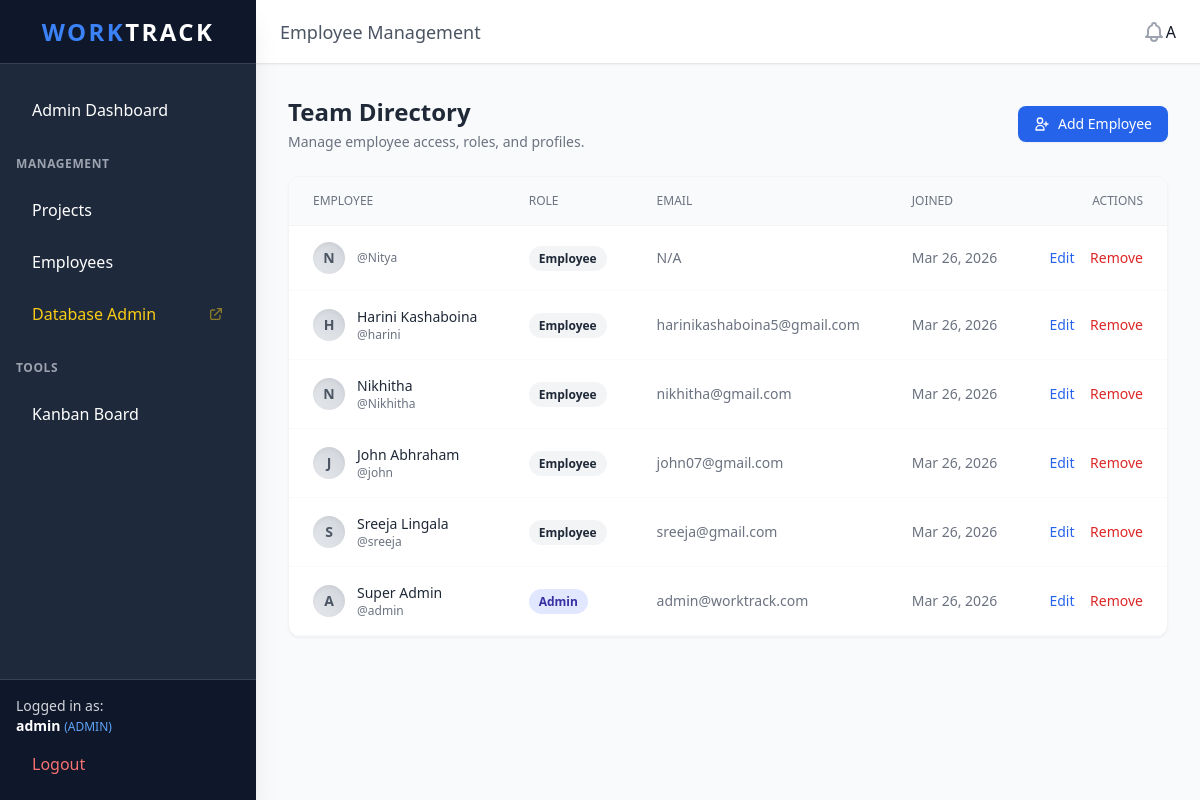
/employees/ (signed in), run on the app's committed database.
### core/models.py (models this page shows, shortened)
class User(AbstractUser):
    class Role(models.TextChoices):
        ADMIN = 'ADMIN', _('Admin')
        EMPLOYEE = 'EMPLOYEE', _('Employee')
    role = models.CharField(
        max_length=50,
        choices=Role.choices,
        default=Role.EMPLOYEE,
    )

### core/views.py (the view)
# urls.py: path('employees/', views.employee_list, name='employee_list'),
@login_required
def employee_list(request):
    from .models import User
    from django.shortcuts import redirect
    if request.user.role != 'ADMIN':
        return redirect('dashboard')
    employees = User.objects.all().order_by('-date_joined')
    return render(request, 'management/employee_list.html', {'employees': employees})

### core/context_processors.py (called while the page is built)
def unread_notifications(request):
    if request.user.is_authenticated:
        return {
            'notifications': request.user.notifications.filter(is_read=False).order_by('-created_at')[:5],
            'unread_count': request.user.notifications.filter(is_read=False).count()
        }
    return {}

### templates/management/employee_list.html (shortened to what this page needs)
{% extends 'base.html' %}
{% block header_title %}Employee Management{% endblock %}
{% block content %}
<div class="mb-6 flex justify-between items-center">
    <div>
        <h2 class="text-2xl font-bold text-gray-800">Team Directory</h2>
        <p class="text-gray-500 text-sm mt-1">Manage employee access, roles, and profiles.</p>
    </div>
    <a href="{% url 'admin:core_user_add' %}" class="bg-blue-600 hover:bg-blue-700 text-white px-4 py-2 rounded-lg text-sm font-medium shadow-sm flex items-center transition">
        <svg class="w-4 h-4 mr-2" fill="none" stroke="currentColor" viewBox="0 0 24 24"><path stroke-linecap="round" stroke-linejoin="round" stroke-width="2" d="M18 9v3m0 0v3m0-3h3m-3 0h-3m-2-5a4 4 0 11-8 0 4 4 0 018 0zM3 20a6 6 0 0112 0v1H3v-1z"></path></svg>
        Add Employee
    </a>
</div>
<div class="bg-white rounded-xl shadow-sm border border-gray-100 overflow-hidden">
    <div class="overflow-x-auto">
        <table class="w-full text-left text-sm text-gray-600">
            <thead class="text-xs text-gray-500 uppercase bg-gray-50 border-b border-gray-100">
                <tr>
                    <th class="px-6 py-4 font-medium">Employee</th>
                    <th class="px-6 py-4 font-medium">Role</th>
                    <th class="px-6 py-4 font-medium">Email</th>
                    <th class="px-6 py-4 font-medium">Joined</th>
                    <th class="px-6 py-4 font-medium text-right">Actions</th>
                </tr>
            </thead>
            <tbody>
                {% for emp in employees %}
                <tr class="border-b border-gray-50 hover:bg-gray-50 transition">
                    <td class="px-6 py-4">
                        <div class="flex items-center">
                            <div class="h-8 w-8 rounded-full bg-gradient-to-tr from-gray-200 to-gray-300 flex items-center justify-center text-gray-600 font-bold mr-3 shadow-inner">
                                {{ emp.username|make_list|first|upper }}
                            </div>
                            <div>
                                <p class="font-medium text-gray-800">{{ emp.first_name }} {{ emp.last_name }}</p>
                                <p class="text-xs text-gray-500">@{{ emp.username }}</p>
                            </div>
                        </div>
                    </td>
                    <td class="px-6 py-4">
                        {% if emp.role == 'ADMIN' %}
                        <span class="px-2.5 py-1 text-xs font-semibold bg-indigo-100 text-indigo-800 rounded-full">Admin</span>
                        {% else %}
                        <span class="px-2.5 py-1 text-xs font-semibold bg-gray-100 text-gray-800 rounded-full">Employee</span>
                        {% endif %}
                    </td>
                    <td class="px-6 py-4 text-gray-500">{{ emp.email|default:"N/A" }}</td>
                    <td class="px-6 py-4 text-gray-500">{{ emp.date_joined|date:"M d, Y" }}</td>
                    <td class="px-6 py-4 text-right">
                        {% if user.role == 'ADMIN' %}
                        <a href="{% url 'admin:core_user_change' emp.id %}" class="text-blue-600 hover:text-blue-900 font-medium mr-3">Edit</a>
                        <form action="{% url 'employee_delete' emp.id %}" method="post" class="inline" onsubmit="return confirm('Are you sure you want to completely remove this employee?');">
                            <button type="submit" class="text-red-600 hover:text-red-900 font-medium">Remove</button>
                        </form>
                        {% endif %}
                    </td>
                </tr>
                {% endfor %}
            </tbody>
        </table>
    </div>
</div>
{% endblock %}

### templates/base.html (shortened to what this page needs)
<!DOCTYPE html>
<html lang="en">
<head>
    <script src="https://cdn.tailwindcss.com"></script>
</head>
<body class="bg-gray-50 text-gray-900 min-h-screen flex">
    {% if user.is_authenticated %}
    <aside class="w-64 bg-[#1e293b] text-white flex flex-col hidden md:flex shadow-xl z-20">
        <div class="h-16 flex items-center justify-center font-bold text-2xl tracking-widest border-b border-gray-700 bg-[#0f172a]">
            <span class="text-blue-500">WORK</span>TRACK
        </div>
        <nav class="flex-1 px-4 py-6 space-y-2 overflow-y-auto">
            {% if user.role == 'ADMIN' %}
            <a href="{% url 'dashboard' %}" class="block px-4 py-2.5 rounded-lg transition-all duration-200 hover:bg-blue-600 hover:translate-x-1">Admin Dashboard</a>
            <div class="pt-4 pb-2 text-xs font-semibold text-gray-400 uppercase tracking-wider">Management</div>
            <a href="{% url 'project_list' %}" class="block px-4 py-2.5 rounded-lg transition-all duration-200 hover:bg-gray-700 hover:translate-x-1">Projects</a>
            <a href="{% url 'employee_list' %}" class="block px-4 py-2.5 rounded-lg transition-all duration-200 hover:bg-gray-700 hover:translate-x-1">Employees</a>
            <a href="{% url 'admin:index' %}" class="block px-4 py-2.5 rounded-lg transition-all duration-200 hover:bg-gray-700 hover:translate-x-1 text-yellow-400 flex items-center justify-between">
                <span>Database Admin</span>
                <svg class="w-4 h-4 opacity-50" fill="none" stroke="currentColor" viewBox="0 0 24 24"><path stroke-linecap="round" stroke-linejoin="round" stroke-width="2" d="M10 6H6a2 2 0 00-2 2v10a2 2 0 002 2h10a2 2 0 002-2v-4M14 4h6m0 0v6m0-6L10 14"></path></svg>
            </a>
            {% endif %}
            <div class="pt-4 pb-2 text-xs font-semibold text-gray-400 uppercase tracking-wider">Tools</div>
            <a href="{% url 'kanban' %}" class="block px-4 py-2.5 rounded-lg transition-all duration-200 hover:bg-gray-700 hover:translate-x-1">Kanban Board</a>
        </nav>
        <div class="p-4 border-t border-gray-700 bg-[#0f172a]">
            <div class="mb-2 text-sm text-gray-300">Logged in as:<br><strong class="text-white">{{ user.username }}</strong> <span class="text-xs text-blue-400">({{ user.role }})</span></div>
            <form method="post" action="{% url 'logout' %}">
                <button type="submit" class="w-full text-left px-4 py-2 text-red-400 hover:text-white transition-colors duration-200 rounded-lg hover:bg-red-600/80">Logout</button>
            </form>
        </div>
    </aside>
    {% endif %}
    <main class="flex-1 flex flex-col h-screen overflow-hidden">
        {% if user.is_authenticated %}
        <header class="h-16 bg-white shadow-sm border-b border-gray-200 flex items-center justify-between px-6 z-10">
            <div class="hidden md:block font-medium text-gray-600 text-lg">
                {% block header_title %}Dashboard{% endblock %}
            </div>
            <div class="flex items-center space-x-5">
                <div class="relative group">
                    <button class="text-gray-400 hover:text-blue-600 transition relative focus:outline-none py-2">
                    </button>
                </div>
                    {{ user.username|make_list|first|upper }}
                </div>
        </header>
        {% endif %}
        <div class="flex-1 overflow-auto p-4 md:p-8 transition-all bg-gray-50 relative">
            {% block content %}{% endblock %}
        </div>
    </main>
</body>
</html>

### data on the page
User: username "admin", role "ADMIN", username|make_list "A", first_name "Super", last_name "Admin", email "admin@worktrack.com", date_joined "Mar 26, 2026", shows "Edit"
User: username|make_list "N", username "Nitya", role "Employee", email "N/A", date_joined "Mar 26, 2026"
User: username|make_list "H", first_name "Harini", last_name "Kashaboina", username "harini", role "Employee", email "harinikashaboina5@gmail.com", date_joined "Mar 26, 2026"
User: username|make_list "N", first_name "Nikhitha", username "Nikhitha", role "Employee", email "nikhitha@gmail.com", date_joined "Mar 26, 2026"
User: username|make_list "J", first_name "John", last_name "Abhraham", username "john", role "Employee", email "john07@gmail.com", date_joined "Mar 26, 2026"
User: username|make_list "S", first_name "Sreeja", last_name "Lingala", username "sreeja", role "Employee", email "sreeja@gmail.com", date_joined "Mar 26, 2026"
